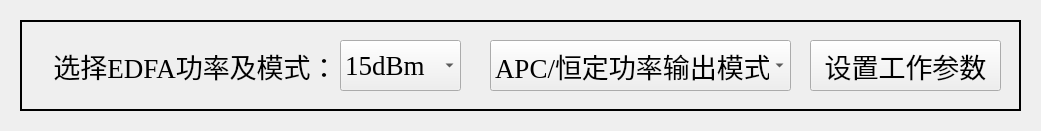
       <widget class="QWidget" name="widgetSetModEDFA_4" native="true">
        <property name="geometry">
         <rect>
          <x>40</x>
          <y>110</y>
          <width>1041</width>
          <height>131</height>
         </rect>
        </property>
        <widget class="QLabel" name="labelBgSetModEDFA_4">
         <property name="geometry">
          <rect>
           <x>20</x>
           <y>20</y>
           <width>1001</width>
           <height>91</height>
          </rect>
         </property>
         <property name="frameShape">
          <enum>QFrame::WinPanel</enum>
         </property>
         <property name="text">
          <string/>
         </property>
        </widget>
        <widget class="QComboBox" name="comboBoxSetModEDFA_4">
         <property name="geometry">
          <rect>
           <x>490</x>
           <y>40</y>
           <width>301</width>
           <height>51</height>
          </rect>
         </property>
         <property name="sizePolicy">
          <sizepolicy hsizetype="Ignored" vsizetype="Ignored">
           <horstretch>0</horstretch>
           <verstretch>0</verstretch>
          </sizepolicy>
         </property>
         <property name="font">
          <font>
           <family>Times New Roman</family>
           <pointsize>20</pointsize>
          </font>
         </property>
         <property name="layoutDirection">
          <enum>Qt::LeftToRight</enum>
         </property>
         <item>
          <property name="text">
           <string>APC/恒定功率输出模式</string>
          </property>
         </item>
         <item>
          <property name="text">
           <string>ACC/恒定电流输出模式</string>
          </property>
         </item>
        </widget>
        <widget class="QLabel" name="labelHintSetModEDFA_4">
         <property name="geometry">
          <rect>
           <x>40</x>
           <y>40</y>
           <width>311</width>
           <height>51</height>
          </rect>
         </property>
         <property name="sizePolicy">
          <sizepolicy hsizetype="Ignored" vsizetype="Ignored">
           <horstretch>0</horstretch>
           <verstretch>0</verstretch>
          </sizepolicy>
         </property>
         <property name="font">
          <font>
           <family>Times New Roman</family>
           <pointsize>20</pointsize>
          </font>
         </property>
         <property name="layoutDirection">
          <enum>Qt::LeftToRight</enum>
         </property>
         <property name="text">
          <string>选择EDFA功率及模式：</string>
         </property>
         <property name="alignment">
          <set>Qt::AlignCenter</set>
         </property>
        </widget>
        <widget class="QPushButton" name="pushButtonSetParamEDFA_4">
         <property name="geometry">
          <rect>
           <x>810</x>
           <y>40</y>
           <width>191</width>
           <height>51</height>
          </rect>
         </property>
         <property name="sizePolicy">
          <sizepolicy hsizetype="Ignored" vsizetype="Ignored">
           <horstretch>0</horstretch>
           <verstretch>0</verstretch>
          </sizepolicy>
         </property>
         <property name="font">
          <font>
           <family>Times New Roman</family>
           <pointsize>20</pointsize>
          </font>
         </property>
         <property name="text">
          <string>设置工作参数</string>
         </property>
        </widget>
        <widget class="QComboBox" name="comboBoxSetPwrLvEDFA_4">
         <property name="geometry">
          <rect>
           <x>340</x>
           <y>40</y>
           <width>121</width>
           <height>51</height>
          </rect>
         </property>
         <property name="sizePolicy">
          <sizepolicy hsizetype="Ignored" vsizetype="Ignored">
           <horstretch>0</horstretch>
           <verstretch>0</verstretch>
          </sizepolicy>
         </property>
         <property name="font">
          <font>
           <family>Times New Roman</family>
           <pointsize>20</pointsize>
          </font>
         </property>
         <property name="layoutDirection">
          <enum>Qt::LeftToRight</enum>
         </property>
         <item>
          <property name="text">
           <string>15dBm</string>
          </property>
         </item>
         <item>
          <property name="text">
           <string>23dBm</string>
          </property>
         </item>
        </widget>
       </widget>
